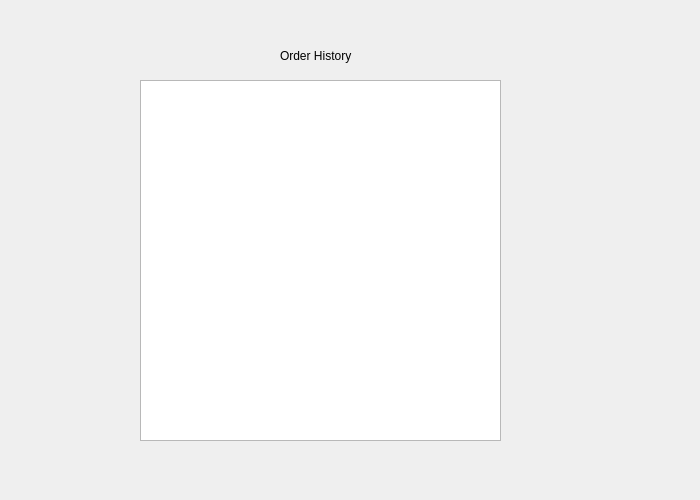
<?xml version="1.0" encoding="UTF-8"?>
<ui version="4.0">
 <class>order_history</class>
 <widget class="QDialog" name="order_history">
  <property name="geometry">
   <rect>
    <x>0</x>
    <y>0</y>
    <width>700</width>
    <height>500</height>
   </rect>
  </property>
  <property name="windowTitle">
   <string>Dialog</string>
  </property>
  <widget class="QListView" name="listView">
   <property name="geometry">
    <rect>
     <x>140</x>
     <y>80</y>
     <width>361</width>
     <height>361</height>
    </rect>
   </property>
  </widget>
  <widget class="QLabel" name="label">
   <property name="geometry">
    <rect>
     <x>280</x>
     <y>30</y>
     <width>161</width>
     <height>51</height>
    </rect>
   </property>
   <property name="text">
    <string>Order History</string>
   </property>
  </widget>
 </widget>
 <resources/>
 <connections/>
</ui>
